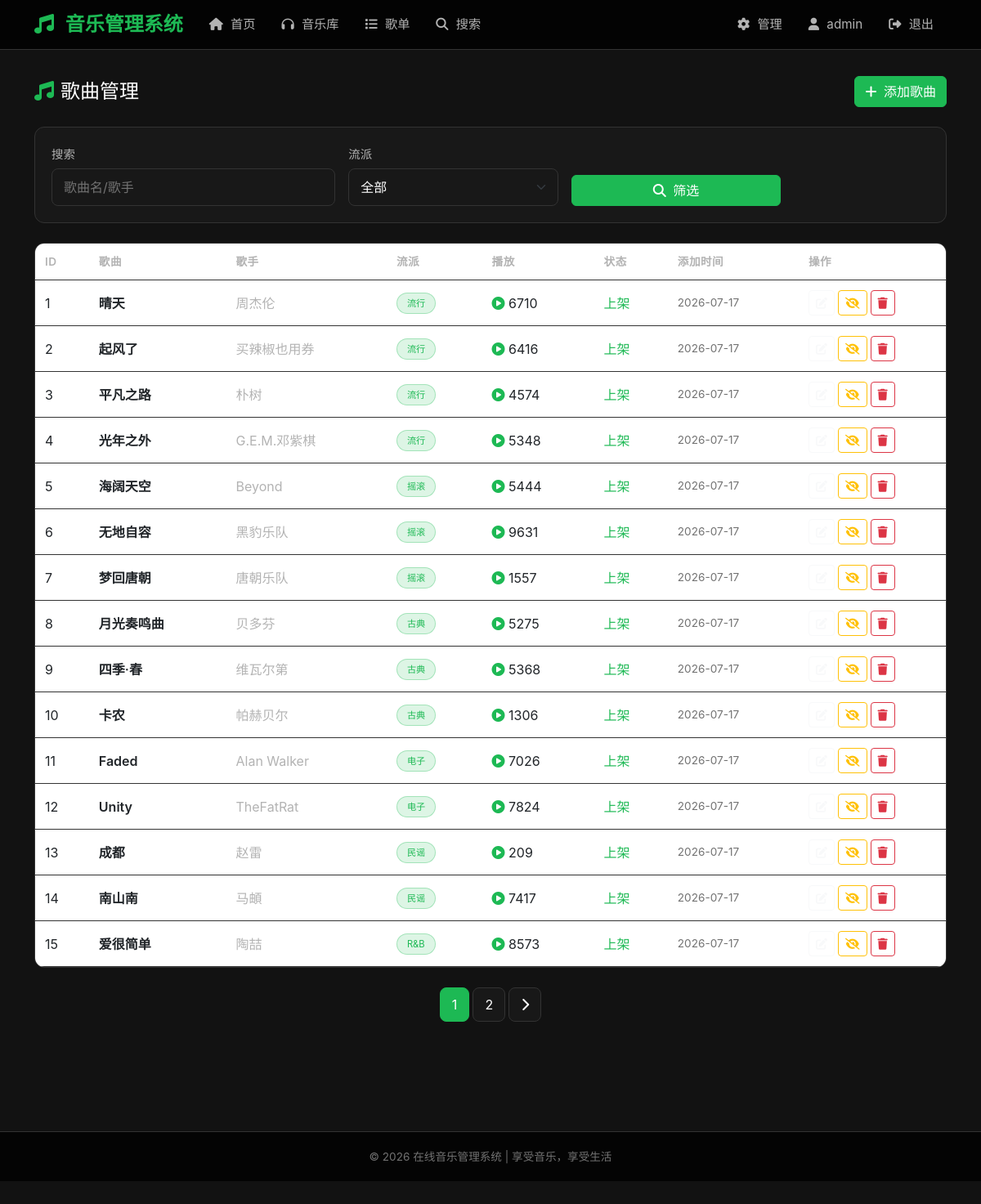
The app's page /admin/songs (signed in), older data.
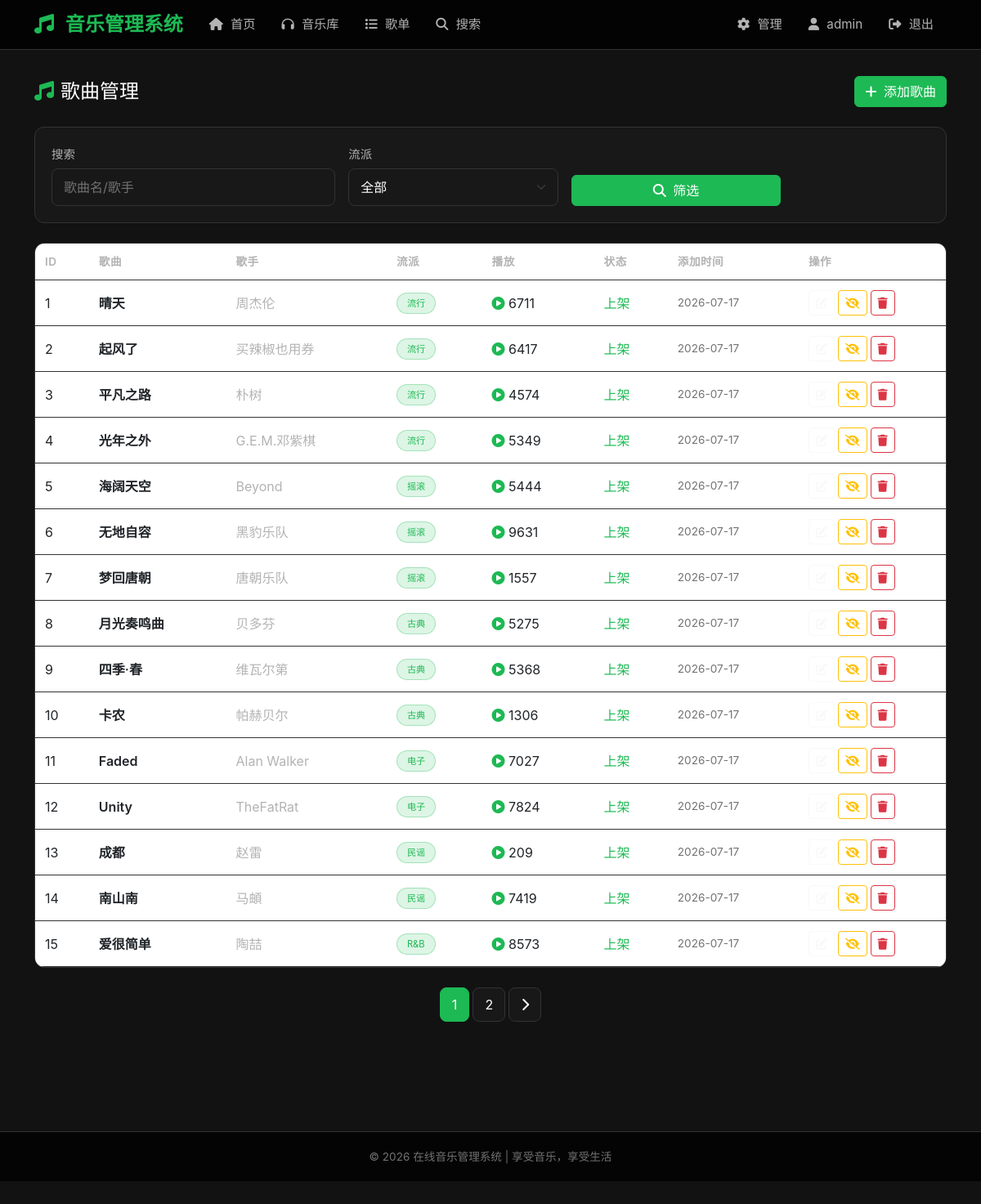
The same page, newer data.
### app.py (models this page shows, shortened)
class Song(db.Model):
    __tablename__ = 'songs'
    id = db.Column(db.Integer, primary_key=True)
    title = db.Column(db.String(100), nullable=False)
    artist = db.Column(db.String(100), default='未知艺术家')
    album = db.Column(db.String(100), default='未知专辑')
    genre = db.Column(db.String(50), default='流行')  # 流派：流行、摇滚、古典、电子、民谣、R&B、爵士、嘻哈
    duration = db.Column(db.Integer, default=0)  # 时长（秒）
    file_path = db.Column(db.String(200), nullable=False)  # 音乐文件路径
    cover_image = db.Column(db.String(200), default='default_cover.jpg')
    lyrics = db.Column(db.Text, default='')  # 歌词
    play_count = db.Column(db.Integer, default=0)
    is_active = db.Column(db.Boolean, default=True)
    created_at = db.Column(db.DateTime, default=db.func.now())
    reviews = db.relationship('Review', backref='song', lazy=True)
    favorites = db.relationship('Favorite', backref='song', lazy=True)
    playlist_songs = db.relationship('PlaylistSong', backref='song', lazy=True)
    play_history = db.relationship('PlayHistory', backref='song', lazy=True)

### app.py (the view)
@app.route('/admin/songs')
@admin_required
def admin_songs():
    page = request.args.get('page', 1, type=int)
    per_page = 15
    search = request.args.get('search', '')
    genre_filter = request.args.get('genre', '')
    query = Song.query
    if search:
        query = query.filter(
            (Song.title.contains(search)) |
            (Song.artist.contains(search))
        )
    if genre_filter:
        query = query.filter_by(genre=genre_filter)
    songs = query.order_by(Song.created_at.desc()).paginate(
        page=page, per_page=per_page, error_out=False
    )
    genres = ['流行', '摇滚', '古典', '电子', '民谣', 'R&B', '爵士', '嘻哈']
    return render_template('admin/songs.html', songs=songs, search=search, genre_filter=genre_filter, genres=genres)

### app.py (called while the page is built)
def admin_required(f):
    @wraps(f)
    def decorated_function(*args, **kwargs):
        if 'user_id' not in session:
            flash('请先登录', 'warning')
            return redirect(url_for('login'))
        if session.get('role') != 'admin':
            flash('需要管理员权限', 'danger')
            return redirect(url_for('index'))
        return f(*args, **kwargs)
    return decorated_function

### templates/admin/songs.html (shortened to what the changed rows need)
{% extends "base.html" %}
{% block content %}
<div class="card">
    <div class="card-body p-0">
        {% if songs.items %}
        <div class="table-responsive">
            <table class="table table-hover mb-0">
                <thead>
                    <tr>
                        <th>ID</th>
                        <th>歌曲</th>
                        <th>歌手</th>
                        <th>流派</th>
                        <th>播放</th>
                        <th>状态</th>
                        <th>添加时间</th>
                        <th style="width: 180px;">操作</th>
                    </tr>
                </thead>
                <tbody>
                    {% for song in songs.items %}
                    <tr>
                        <td>{{ song.id }}</td>
                        <td style="font-weight: 600;">{{ song.title }}</td>
                        <td style="color: var(--text-secondary);">{{ song.artist }}</td>
                        <td><span class="genre-badge" style="font-size: 0.7rem;">{{ song.genre }}</span></td>
                        <td><i class="fas fa-play-circle" style="color: var(--primary-color);"></i> {{ song.play_count }}</td>
                        <td>
                            {% if song.is_active %}
                            <span style="color: var(--primary-color);">上架</span>
                            {% else %}
                            <span style="color: var(--text-muted);">下架</span>
                            {% endif %}
                        </td>
                        <td style="font-size: 0.85rem; color: var(--text-muted);">{{ song.created_at.strftime('%Y-%m-%d') if song.created_at else '' }}</td>
                        <td>
                            <div class="d-flex gap-1">
                                <a href="{{ url_for('admin_song_edit', song_id=song.id) }}" class="btn btn-sm btn-outline-light">
                                    <i class="fas fa-edit"></i>
                                </a>
                                <form method="POST" action="{{ url_for('admin_song_toggle', song_id=song.id) }}" style="display:inline;">
                                    <button type="submit" class="btn btn-sm btn-outline-warning">
                                        <i class="fas {% if song.is_active %}fa-eye-slash{% else %}fa-eye{% endif %}"></i>
                                    </button>
                                </form>
                                <form method="POST" action="{{ url_for('admin_song_delete', song_id=song.id) }}" style="display:inline;">
                                    <button type="submit" class="btn btn-sm btn-outline-danger" onclick="return confirm('确定删除此歌曲？此操作不可恢复！')">
                                        <i class="fas fa-trash"></i>
                                    </button>
                                </form>
                            </div>
                        </td>
                    </tr>
                    {% endfor %}
                </tbody>
            </table>
        </div>
        {% else %}
        <div class="text-center py-4">
            <p style="color: var(--text-secondary);">暂无歌曲</p>
        </div>
        {% endif %}
    </div>
</div>
{% endblock %}

Row changes from the older to the newer data that the page shows:
changed Song "晴天": play_count "6710" → "6711"
changed Song "起风了": play_count "6416" → "6417"
changed Song "光年之外": play_count "5348" → "5349"
changed Song "Faded": play_count "7026" → "7027"
changed Song "南山南": play_count "7417" → "7419"
